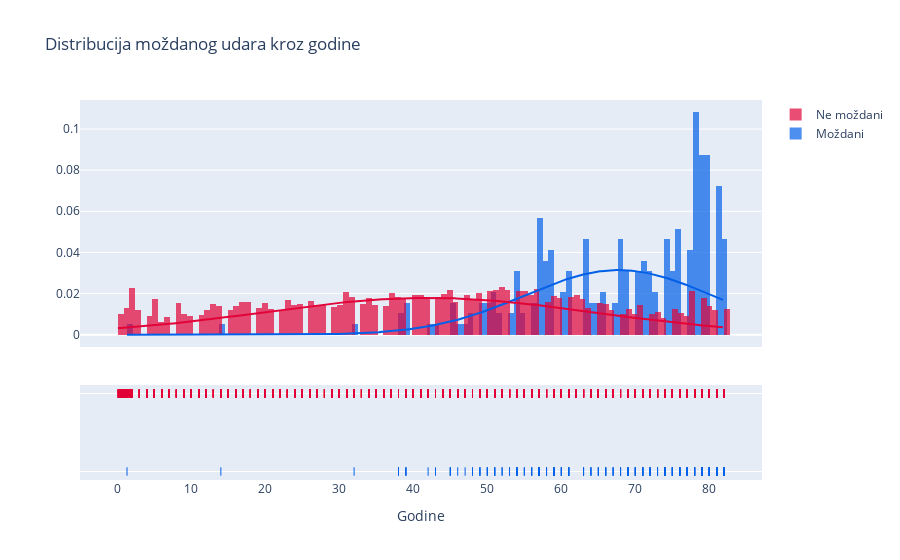

Write notebook code for a chart like this one.
### Code cell
mozdani = podaci[podaci['stroke']==1]['age'].fillna(0.0).astype(float)
bez_mozdanog = podaci[podaci['stroke']==0]['age'].fillna(0.0).astype(float)
fig = ff.create_distplot([mozdani, bez_mozdanog], ['Moždani','Ne moždani'], 
                         bin_size=0.78, curve_type='normal'
                        ,colors =  ['#0260E8','#E20338'])
#naslov grafa i x os
fig.update_layout(
    title="Distribucija moždanog udara kroz godine",
    xaxis_title="Godine",
)

fig.show() #prikaz grafa

### Figure 1 — Plotly figure (JSON) as saved in the notebook; plotly's stock layout.template omitted (floating-point values rounded to 4 significant figures; data arrays with more than 128 entries replaced by an {"elided": "..."} marker saying what was removed)
{"data": [{"autobinx": false, "histnorm": "probability density", "legendgroup": "Moždani", "marker": {"color": "#0260E8"}, "name": "Moždani", "opacity": 0.7, "type": "histogram", "x": {"elided": "249 float values"}, "xaxis": "x", "xbins": {"end": 82, "size": 0.78, "start": 1.32}, "yaxis": "y"}, {"autobinx": false, "histnorm": "probability density", "legendgroup": "Ne moždani", "marker": {"color": "#E20338"}, "name": "Ne moždani", "opacity": 0.7, "type": "histogram", "x": {"elided": "4861 float values"}, "xaxis": "x", "xbins": {"end": 82, "size": 0.78, "start": 0.08}, "yaxis": "y"}, {"legendgroup": "Moždani", "marker": {"color": "#0260E8"}, "mode": "lines", "name": "Moždani", "showlegend": false, "type": "scatter", "x": {"elided": "500 float values"}, "xaxis": "x", "y": {"elided": "500 float values"}, "yaxis": "y"}, {"legendgroup": "Ne moždani", "marker": {"color": "#E20338"}, "mode": "lines", "name": "Ne moždani", "showlegend": false, "type": "scatter", "x": {"elided": "500 float values"}, "xaxis": "x", "y": {"elided": "500 float values"}, "yaxis": "y"}, {"legendgroup": "Moždani", "marker": {"color": "#0260E8", "symbol": "line-ns-open"}, "mode": "markers", "name": "Moždani", "showlegend": false, "type": "scatter", "x": {"elided": "249 float values"}, "xaxis": "x", "y": {"elided": "249 str values"}, "yaxis": "y2"}, {"legendgroup": "Ne moždani", "marker": {"color": "#E20338", "symbol": "line-ns-open"}, "mode": "markers", "name": "Ne moždani", "showlegend": false, "type": "scatter", "x": {"elided": "4861 float values"}, "xaxis": "x", "y": {"elided": "4861 str values"}, "yaxis": "y2"}], "layout": {"barmode": "overlay", "hovermode": "closest", "legend": {"traceorder": "reversed"}, "title": {"text": "Distribucija moždanog udara kroz godine"}, "xaxis": {"anchor": "y2", "domain": [0, 1], "title": {"text": "Godine"}, "zeroline": false}, "yaxis": {"anchor": "free", "domain": [0.35, 1], "position": 0}, "yaxis2": {"anchor": "x", "domain": [0, 0.25], "dtick": 1, "showticklabels": false}}}
